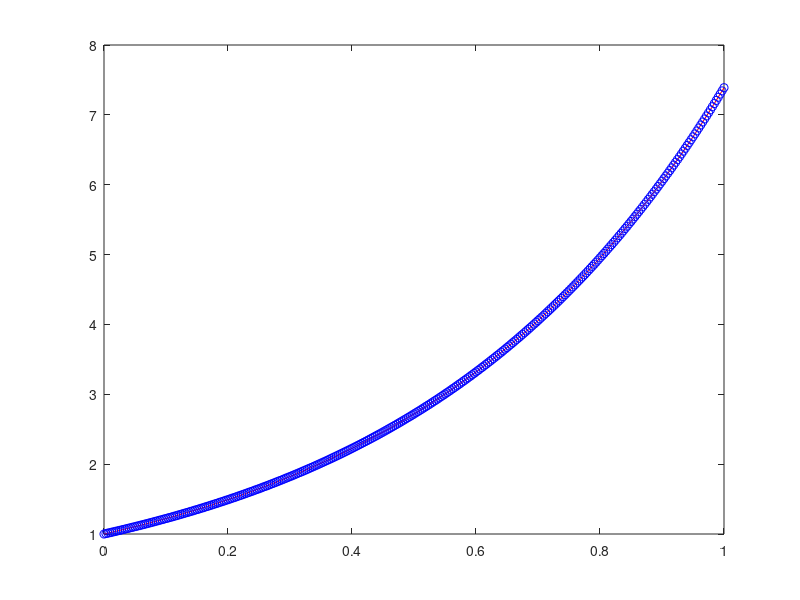

MATLAB code for this plot:
clear all
close all

format long

%%%
% Four-Stage RK for ODE
% 4-th order Adams-Moulton
% dy/dt = lambda y, [0,1]
% y(0) = y_0

% check error
%%%

lambda = 2;
y0 = 1;

  
% four-state RK method for initialization
alpha1 = 1/6;
alpha2 = 1/3;
alpha3 = 1/3;
alpha4 = 1/6;
lambda21 = 1/2;
lambda31 = 0;
lambda32 = 1/2;
lambda41 = 0;
lambda42 = 0;
lambda43 = 1;
mu2 = lambda21;
mu3 = lambda31+lambda32; 
mu4 = lambda41+lambda42+lambda43;

% 4-th order Adams-Bashford 



Error = []; 

for N = [10 20 40 80 160 320]
    h = 1/N;
    x = [0:h:1];
    %exact solution
    y = y0*exp(lambda*x);
    %Improved Euler
    uf = zeros(1,N+1); 
    
    uf(1) = y0; 
    
    for n = 1:2
        k1 = lambda*uf(n);
        k2 = lambda*(uf(n)+lambda21*h*k1);
        k3 = lambda*(uf(n)+lambda31*h*k1+lambda32*h*k2);
        k4 = lambda*(uf(n)+lambda41*h*k1+lambda42*h*k2+lambda43*h*k3);
        uf(n+1) = uf(n)+h*(alpha1*k1+alpha2*k2+alpha3*k3+alpha4*k4); 
    end
    
    for n=4:N+1
        k1 = lambda*uf(n-1);
        k2 = lambda*uf(n-2);
        k3 = lambda*uf(n-3); 
        
        uf(n) = (uf(n-1) + h/24*(19*k1-5*k2+k3))/(1-h/24*9*lambda);
    end
    
    plot(x,y,'r', x, uf, 'bo');
    Error = [Error; norm(uf-y,inf)];
    
    pause
    
end

Error 